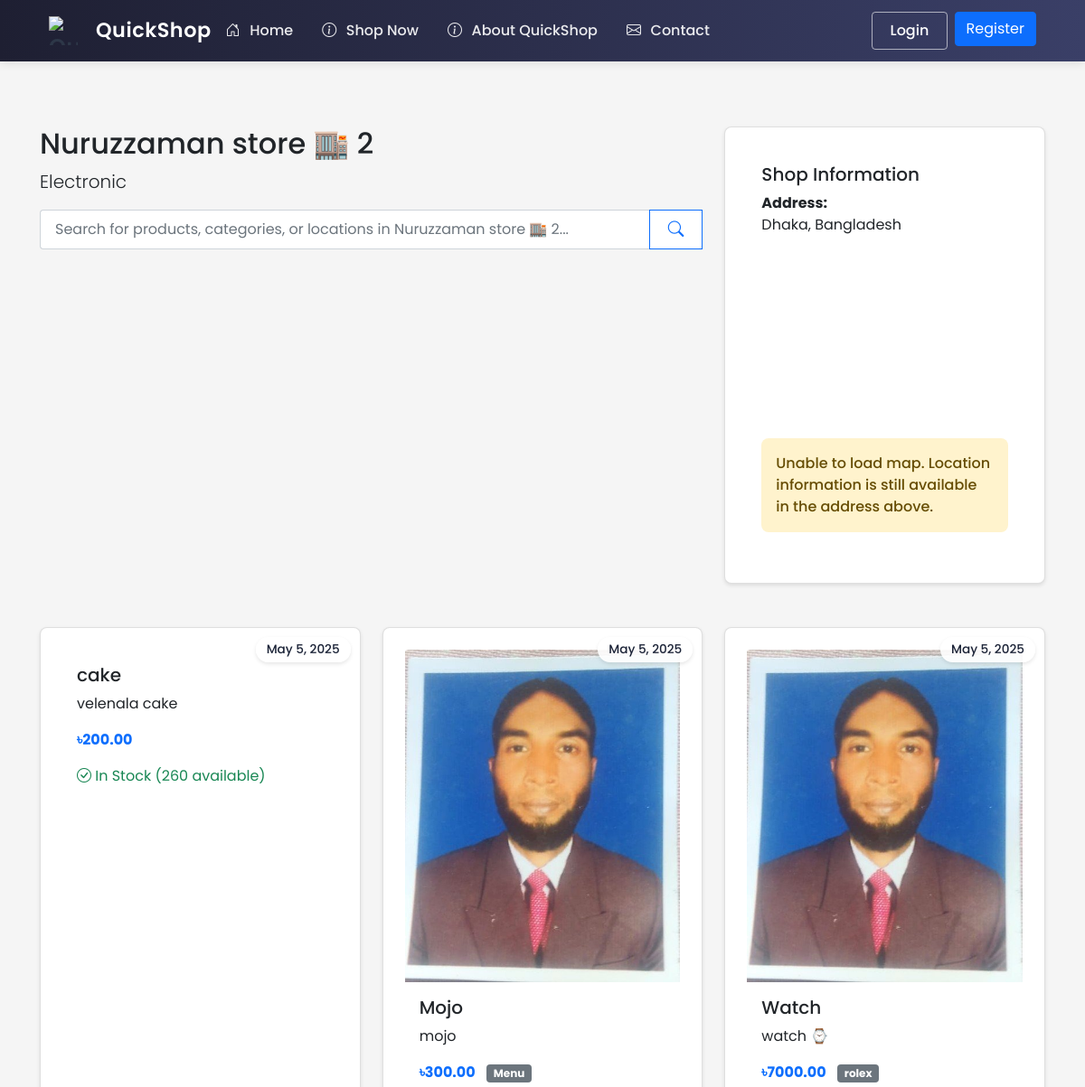
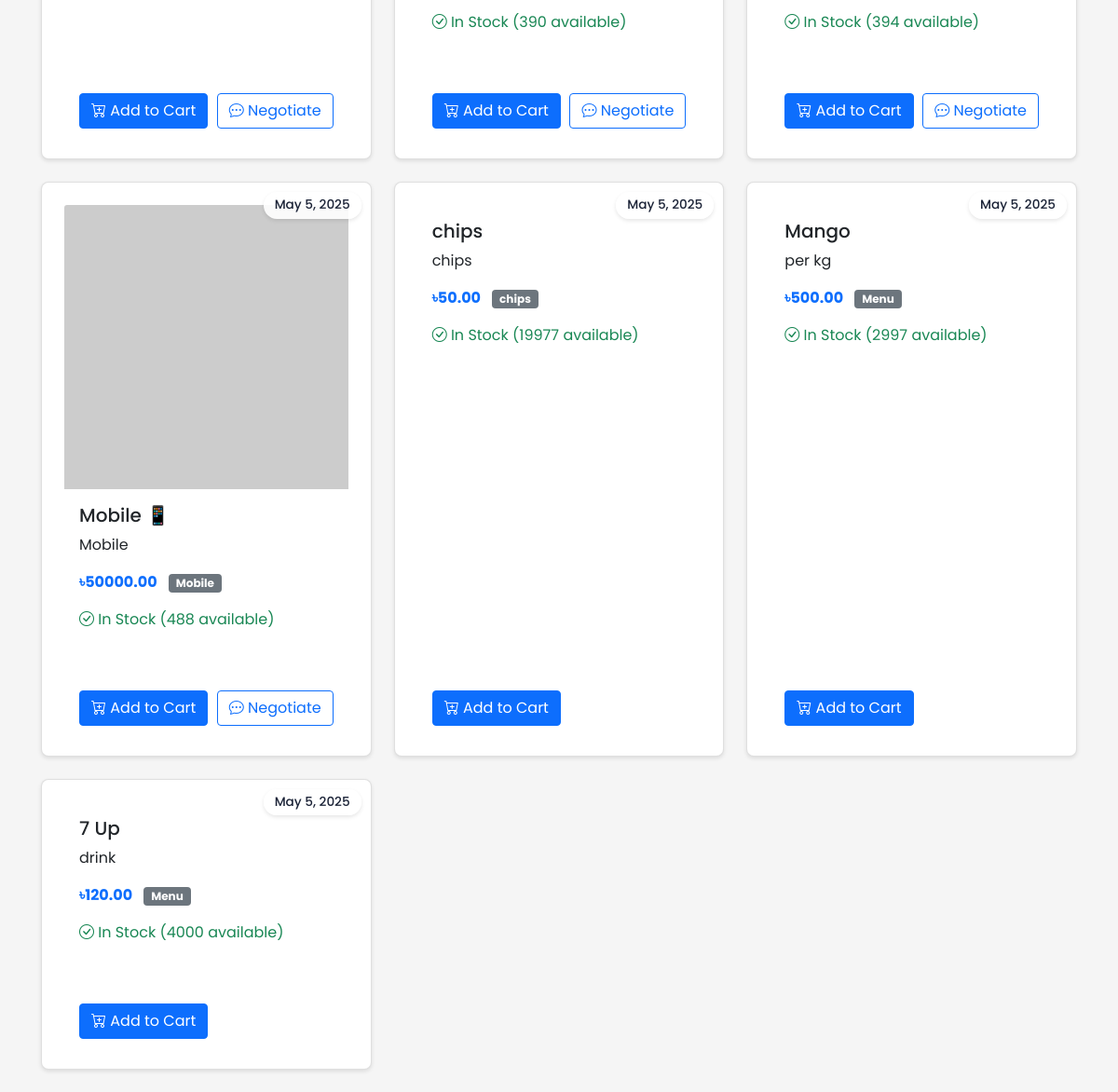
/shop/1, run on the app's committed database (2 pictures, top to bottom).
### ecommerce/models/shop.py (models this page shows, shortened)
class Shop(db.Model):
    id = db.Column(db.Integer, primary_key=True)
    name = db.Column(db.String(100), nullable=False)
    description = db.Column(db.Text)
    about = db.Column(db.Text)  # New field for shop-specific About content
    owner_id = db.Column(db.Integer, db.ForeignKey('user.id'), nullable=False)
    location_lat = db.Column(db.Float, nullable=True)
    location_lng = db.Column(db.Float, nullable=True)
    address = db.Column(db.String(200), nullable=True)
    approval_status = db.Column(db.String(20), server_default='pending')  # pending, approved, rejected
    images = db.relationship('Image', lazy=True,
                           foreign_keys='Image.shop_id',
                           cascade="all, delete-orphan",
                           backref=db.backref('shop_ref', lazy=True))
    phone = db.Column(db.String(20))
    email = db.Column(db.String(120))
    website = db.Column(db.String(200))
    business_hours = db.Column(db.Text)  # Stored as JSON string
    created_at = db.Column(db.DateTime, default=datetime.utcnow)
    is_active = db.Column(db.Boolean, default=False)  # Only true after approval
    products = db.relationship('Product', backref='shop', lazy=True)

class Product(db.Model):
    id = db.Column(db.Integer, primary_key=True)
    name = db.Column(db.String(100), nullable=False)
    description = db.Column(db.Text)
    price = db.Column(db.Float, nullable=False)
    stock = db.Column(db.Integer, nullable=False, default=0)
    shop_id = db.Column(db.Integer, db.ForeignKey('shop.id'), nullable=False)
    category = db.Column(db.String(50))  # Add category field
    created_at = db.Column(db.DateTime, default=datetime.utcnow)
    images = db.relationship('Image', lazy=True,
                           foreign_keys='Image.product_id',
                           cascade="all, delete-orphan",
                           backref=db.backref('product_ref', lazy=True))
    rating = db.Column(db.Float, default=0.0)  # Average rating
    rating_count = db.Column(db.Integer, default=0)  # Number of ratings
    reviews = db.relationship(Review, backref='product', lazy=True)
    min_price = db.Column(db.Float)  # Minimum acceptable price
    max_discount_percentage = db.Column(db.Float, default=20.0)  # Maximum allowed discount
    continue_iteration = db.Column(db.Boolean, default=False)  # Whether to continue negotiation after max discount
    def is_negotiable(self):
        return self.min_price is not None and self.min_price < self.price

### ecommerce/routes/shop.py (the view)
@shop_bp.route('/<int:shop_id>')
def view(shop_id):
    shop = Shop.query.get_or_404(shop_id)
    if not shop.is_active or shop.approval_status != 'approved':
        flash('This shop is not currently active', 'warning')
        return redirect(url_for('shop.index'))
    return render_template('shop/view.html', shop=shop)

### ecommerce/templates/shop/view.html (shortened to what this page needs)
{% extends "base.html" %}
{% block content %}
<div class="container mt-4">
    <div class="row mb-4">
        <div class="col-md-8">
            <h2>{{ shop.name }}</h2>
            <p class="lead">{{ shop.description }}</p>
            <form class="search-form mb-4" action="{{ url_for('main.search') }}" method="GET">
                <div class="input-group">
                    <input class="form-control search-input" type="search" name="q"
                           placeholder="Search for products, categories, or locations in {{ shop.name }}..."
                           value="{{ request.args.get('q', '') }}"
                           aria-label="Search" autocomplete="off">
                    <button class="btn btn-outline-primary" type="submit">
                        <i class="bi bi-search"></i>
                    </button>
                </div>
            </form>
        </div>
        <div class="col-md-4">
            <div class="card">
                <div class="card-body">
                    <h5 class="card-title">Shop Information</h5>
                    <p><strong>Address:</strong><br>
                    {{ shop.address }}</p>
                    <div id="map" style="height: 200px;"></div>
                    <div id="mapError" class="alert alert-warning mt-2" style="display: none;">
                        Unable to load map. Location information is still available in the address above.
                    </div>
                </div>
            </div>
        </div>
    </div>
    <div class="row">
        {% for product in shop.products %}
            <div class="col-md-4 mb-4">
                <div class="card h-100 product-card">
                    <span class="date-badge">May 5, 2025</span>
                    {% set img_src = None %}
                    {% if product.image_url %}
                        {% if product.image_url.startswith('http') or product.image_url.startswith('/') %}
                            {% set img_src = product.image_url %}
                        {% else %}
                            {% set img_src = url_for('static', filename='images/products/' + product.image_url) %}
                        {% endif %}
                    {% elif product.images and product.images[0].filename %}
                        {% set img_src = url_for('static', filename='uploads/' + product.images[0].filename) %}
                    {% endif %}
                    {% if img_src %}
                        <img src="{{ img_src }}" class="card-img-top" alt="{{ product.name }}" onerror="this.onerror=null;this.src='https://via.placeholder.com/400x400?text=' + encodeURIComponent('{{ product.name }}')">
                    {% endif %}
                    <div class="card-body">
                        <h5 class="card-title">{{ product.name }}</h5>
                        <p class="card-text">{{ product.description[:100] }}{% if product.description|length > 100 %}...{% endif %}</p>
                        <p class="card-text">
                            <strong class="text-primary">৳{{ "%.2f"|format(product.price) }}</strong>
                            {% if product.category %}
                                <span class="badge bg-secondary ms-2">{{ product.category }}</span>
                            {% endif %}
                        </p>
                        {% if product.stock > 0 %}
                            <p class="text-success">
                                <i class="bi bi-check-circle"></i> In Stock ({{ product.stock }} available)
                            </p>
                        {% else %}
                            <p class="text-danger">
                                <i class="bi bi-x-circle"></i> Out of Stock
                            </p>
                        {% endif %}
                    </div>
                    <div class="card-footer bg-transparent border-top-0 d-flex justify-content-between">
                        {% if product.stock > 0 %}
                            <button class="btn btn-primary add-to-cart"
                                    data-product-id="{{ product.id }}"
                                    data-product-name="{{ product.name }}">
                                <i class="bi bi-cart-plus"></i> Add to Cart
                            </button>
                            {% if product.is_negotiable() %}
                                <button class="btn btn-outline-primary negotiate-price"
                                        data-product-id="{{ product.id }}"
                                        data-product-name="{{ product.name }}"
                                        data-price="{{ product.price }}">
                                    <i class="bi bi-chat-dots"></i> Negotiate
                                </button>
                            {% endif %}
                        {% else %}
                            <button class="btn btn-secondary" disabled>Out of Stock</button>
                        {% endif %}
                    </div>
                </div>
            </div>
        {% else %}
            <div class="col-12">
                <div class="alert alert-info">
                    No products available in this shop yet.
                </div>
            </div>
        {% endfor %}
    </div>
</div>
{% endblock %}

### ecommerce/static/css/style.css (style rules this page uses)
* { margin: 0; padding: 0; box-sizing: border-box; }
html { height: 100%; }
body { font-family: 'Poppins', sans-serif; background-color: #f5f5f5; min-height: 100vh; display: flex; flex-direction: column; margin: 0; padding: 0; }
.alert { border: none; border-radius: 8px; font-weight: 500; }
.card { background: white; border-radius: 8px; box-shadow: 0 2px 4px rgba(0,0,0,0.1); padding: 1.5rem; margin-bottom: 1.5rem; }
.product-card { position: relative; }
.date-badge { position: absolute; top: 10px; right: 10px; background-color: rgba(255, 255, 255, 0.9); color: #1b2337; padding: 0.25rem 0.75rem; border-radius: 20px; font-size: 0.85rem; font-weight: 500; box-shadow: 0 2px 4px rgba(0,0,0,0.1); z-index: 1; }
.search-form { width: 100%; max-width: 800px; margin: 0 auto; }
.search-form .input-group { background: #fff; border-radius: 8px; transition: all 0.3s ease; }
.search-form .search-input { border-right: none; padding-left: 1rem; font-size: 1rem; }
.search-form .btn { padding: 0.5rem 1.25rem; display: flex; align-items: center; justify-content: center; }
.search-form .btn i { font-size: 1.1rem; }
#map { width: 100%; height: 100%; }

### data on the page
Shop: name "Nuruzzaman store 🏬 2", description "Electronic", q "Search for products, categories, or locations in Nuruzzaman store 🏬 2...", address "Dhaka, Bangladesh"
Product: name "cake", description "velenala cake", price "200.00", stock "260"
Product: name "Mojo", description "mojo", price "300.00", category "Menu", stock "390"
Product: name "Watch", description "watch ⌚", price "7000.00", category "rolex", stock "394"
Product: name "Mobile 📱", description "Mobile", price "50000.00", category "Mobile", stock "488"
Product: name "chips", description "chips", price "50.00", category "chips", stock "19977"
Product: name "Mango", description "per kg", price "500.00", category "Menu", stock "2997"
Product: name "7 Up", description "drink", price "120.00", category "Menu", stock "4000"
